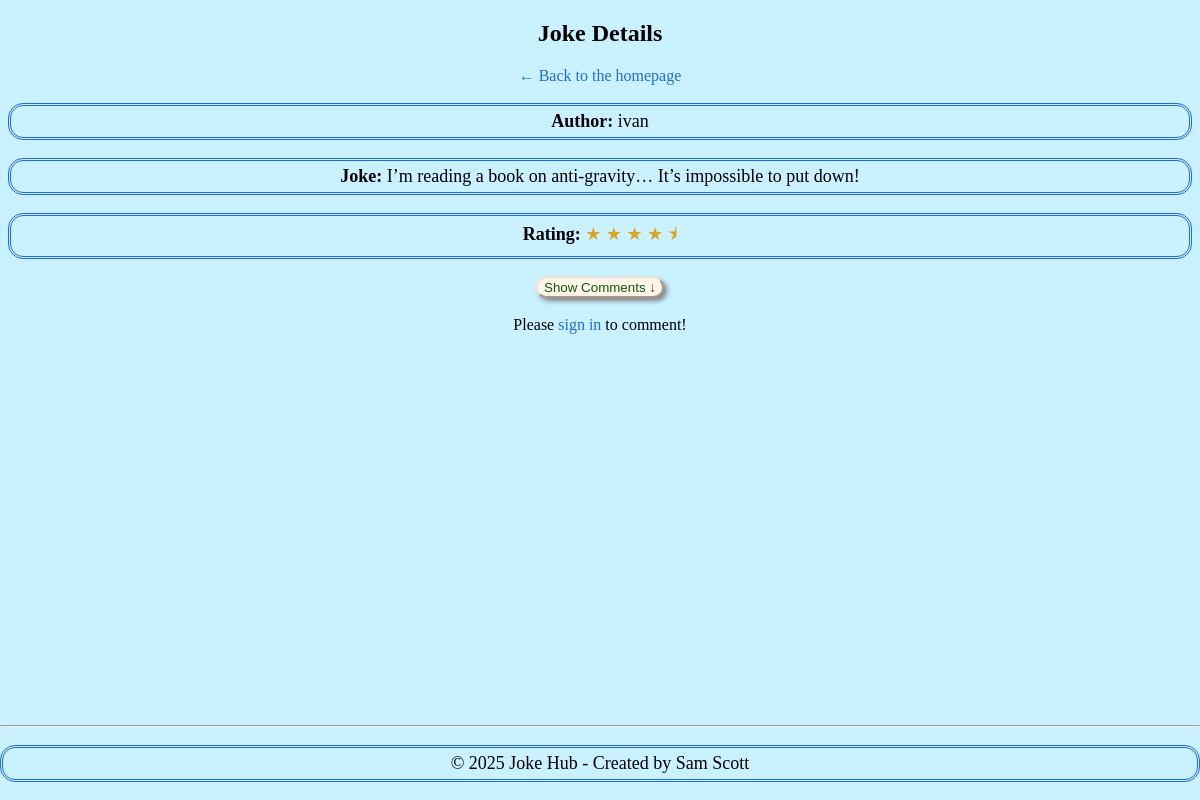
Screenshot of /joke_detail/3 with the database file from the repository.
### tables this page shows
CREATE TABLE users ( --users table 
                id INTEGER PRIMARY KEY AUTOINCREMENT, 
                username TEXT UNIQUE NOT NULL,
                password TEXT NOT NULL,
                is_admin INTEGER DEFAULT 0
              );

CREATE TABLE jokes (  -- jokes table for users to insert jokes
                id INTEGER PRIMARY KEY AUTOINCREMENT,
                content TEXT NOT NULL,
                timestamp TEXT NOT NULL,
                user_id INTEGER, --replacing this use instead of username
                rating REAL DEFAULT 0, 
                approved INTEGER DEFAULT 0, notified INTEGER DEFAULT 0,
                FOREIGN KEY(user_id) REFERENCES users(id) ON DELETE CASCADE 
                --Setting up the table with ON DELETE CASCADE, then deleting the user will automatically delete all related data(which is what we want!) 
            );

### app.py (the view)
@app.route('/joke_detail/<int:joke_id>')
def joke_detail(joke_id):
    conn = sqlite3.connect('jokes.db')
    conn.row_factory = sqlite3.Row
    c = conn.cursor()
    c.execute('''
            SELECT "jokes"."id", "jokes"."content", "jokes"."rating", "users"."username"
            FROM "jokes"
            JOIN "users" ON "jokes"."user_id" = "users"."id"
            WHERE "jokes"."id" = ?
            ''', (joke_id,))
    row = c.fetchone()
    if row is None:
        flash("Joke not found.", 'error')
        return redirect(url_for('index'))
    joke = {
        'id': row[0],
        'content': row[1],
        'rating': row[2],
        'username': row[3]
    }
    c.execute('''
            SELECT "ratings"."comment", "users"."username", "ratings"."rating", "ratings"."timestamp"
            FROM "ratings"
            JOIN "users" ON "ratings"."user_id" = "users"."id"
            WHERE "ratings"."joke_id" = ?
            ORDER BY ratings.timestamp DESC
            ''', (joke_id,))
    comments = []
    for row in c.fetchall():
        comments.append({
            'comment':row[0],
            'username': row[1],
            'rating': row[2],
            'timestamp': row[3]
        })
    conn.close()
    return render_template('joke_detail.html', joke=joke, comments=comments)

### templates/joke_detail.html (shortened to what this page needs)
<!DOCTYPE html>
<html lang="en">
<head>
    <link rel="stylesheet" href="{{ url_for('static', filename='css/index.css') }}">
</head>
<body>
    <h2>Joke Details</h2>
    <a href="{{ url_for('index') }}">&larr; Back to the homepage</a>
    <p><strong>Author:</strong> {{ joke.username }}</p>
    <div class="joke">
    <p><strong>Joke:</strong> {{ joke.content }}</p>
    <p><strong>Rating:</strong>
    {% set full_stars = joke['rating'] | int %}
    {% set half_stars = 1 if joke['rating'] - full_stars >= 0.5 else 0 %}
    {% for i in range(full_stars) %}
    <span style="color:goldenrod";>★</span>
    {% endfor %}
    {% if half_stars %}
    <span style="color:goldenrod";>⯨</span>
    {% endif %}
    </p>
    <button class="comment-section-button" type="submit">Show Comments ↓</button>
            {% if session.get('user_id') %}
                <form class="aligning-content" method="POST" action="{{ url_for('rate_joke', joke_id = joke['id'])}}">
                    <label for="rating">Rate this joke:</label>
                    <select name="rating" required>
                        <option value=""> </option>
                        {% for i in range(1, 6) %}
                        <option value="{{ i }}">{{ i }}</option>
                        {% endfor %}
                    </select>
                    <label for="comment">Comment:</label>
                    <textarea name="comment" required></textarea>
                    <button type="submit">Submit</button>
                </form>
            {% else %}
                    <br><br>
                    Please <a href="{{ url_for('login') }}">sign in</a> to comment!
            {% endif %}
     <footer>
        <hr>
        <p>&copy; 2025 Joke Hub - Created by Sam Scott </p>
    </footer>
</body>
</html>

### static/css/index.css (style rules this page uses)
body { background-color:rgb(202, 241, 255); text-align: center; }
p { font-size: 18px; padding: 5px 5px 5px 5px; border: 3px double rgb(34, 109, 221); border-radius: 15px; text-wrap: balance; }
button { display: inline-block; color: rgb(13, 90, 13); background-color: rgb(255, 244, 233); border-radius: 15px; border-color: rgb(252, 230, 209); box-shadow: 3px 3px 5px grey; }
a { color: rgb(34, 109, 221); text-decoration: none; }
footer { position: fixed; left: 0; bottom: 0; width: 100%; text-align: center; }
hr { color:rgb(34, 109, 221); }

### rows the page displays
users: username "ivan"
jokes: content "I’m reading a book on anti-gravity… It’s impossible to put down!"
